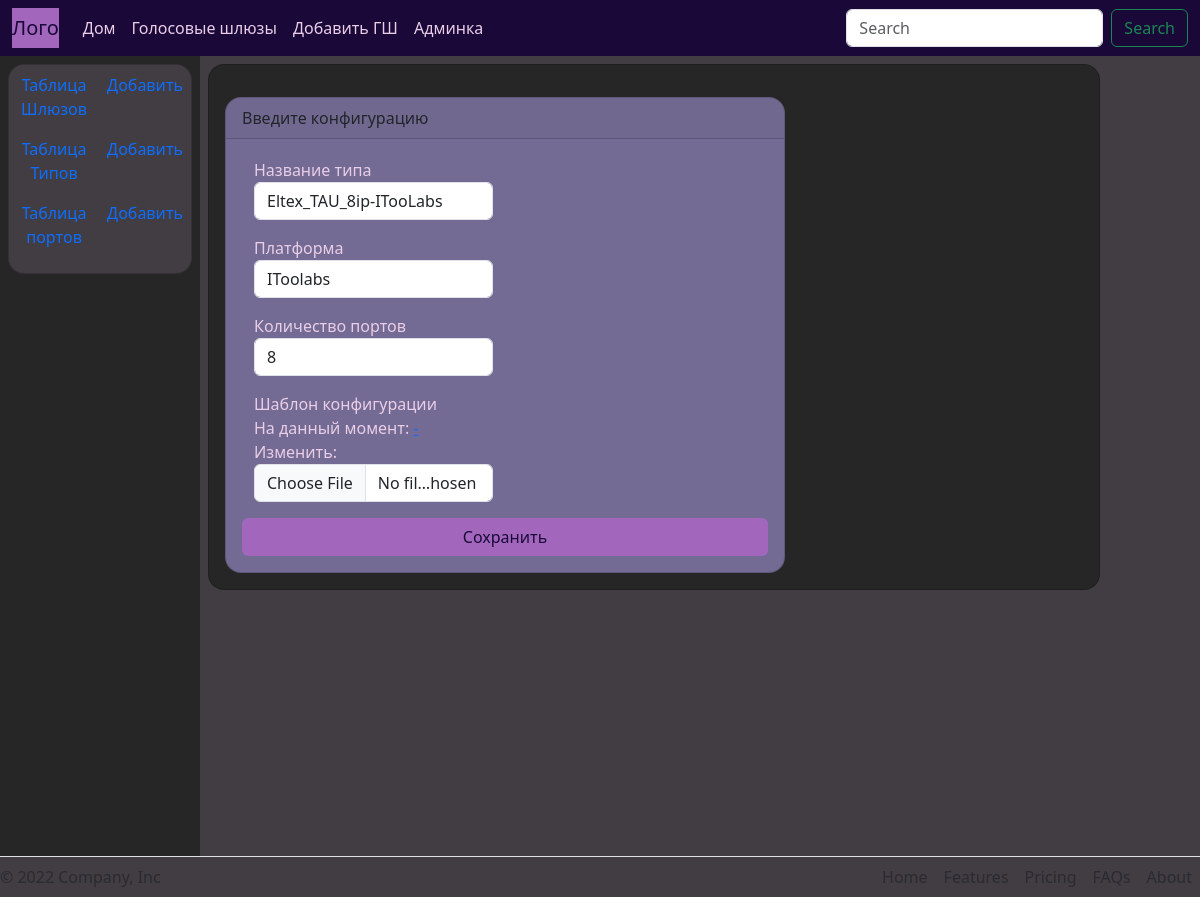
/gateway/views_type/Eltex_TAU_8ip-ITooLabs/update/, run on the app's committed database.
### voicegateway/models.py (models this page shows, shortened)
class TypeGateway(models.Model):
    name_type = models.CharField(max_length=50, unique=True)
    softswitch = models.CharField('Платформа', max_length=50)
    ports = models.IntegerField()
    template_file = models.FileField(max_length=50, upload_to='type/', default='-')
    class Meta:
        verbose_name = 'Таблица типов голосовых шлюзов'
        verbose_name_plural = 'Таблицы типов голосовых шлюзов'
        ordering = ['name_type']  # Определяет порядок выгрузки всем элементов мотодом objects.

### voicegateway/views.py (the view, shortened to what this page needs)
# urls.py: path('views_type/<str:name_type>/update/', TypeGatewayUpdate.as_view(), name='type_update'),
class TypeGatewayUpdate(View):
    def get(self, request, name_type):
        data = TypeGateway.objects.get(name_type__exact=name_type)
        bound_form = FormTypeGateway(instance=data)
        return render(request, 'voicegateway/type_gateway_update.html', context={'data': data, 'form': bound_form})

### voicegateway/forms.py
class FormTypeGateway(ModelForm):
    class Meta:
        model = TypeGateway
        fields = ['name_type', 'softswitch', 'ports', 'template_file']
        widgets = {
            'name_type': TextInput(attrs={
                'class': 'form-control'
            }),
            'softswitch': TextInput(attrs={
                'class': 'form-control'
            }),
            'ports': TextInput(attrs={
                'class': 'form-control'
            }),
            'template_file': ClearableFileInput(attrs={
                'class': 'form-control'
            })
        }

### voicegateway/templates/voicegateway/type_gateway_update.html (shortened to what this page needs)
{% extends 'MainProject/main.html' %}
{% block content %}
<form action="{{ form.get_update_url }}" enctype="multipart/form-data" method="post">
    <div class="card color-card mt-3" style="max-width: 35rem;">
        <div class="card-header">Введите конфигурацию</div>
        <div class="card-body ">
            <div class="row">
                <div class="col-lg-6 create-card">
                    <p>Название типа<br>{{ form.name_type }}</p>
                    <p>Платформа<br>{{ form.softswitch }}</p>
                    <p>Количество портов<br>{{ form.ports }}</p>
                    <p>Шаблон конфигурации<br>{{ form.template_file }}</p>
                </div>
                <button type="submit" class="btn color-button">Сохранить</button>
            </div>
        </div>
    </div>
</form>
{% endblock %}

### MainProject/static/MainProject/css/main.css (style rules this page uses)
html { width: 100%; }
.row { margin: 0; }
body, .left-section-card { background-color:#423c43; }
.color-card { background-color: #746b94; }
.color-button { background-color: #a267bd; color: #1a0838; }
p, h1, .nav-link { color: rgb(234, 206, 231); }
.create-card>p { margin-top: 0.2em; }
.card { border-radius: 1em; }

### data on the page
TypeGateway: name_type "Eltex_TAU_8ip-ITooLabs", softswitch "IToolabs", ports "8"
